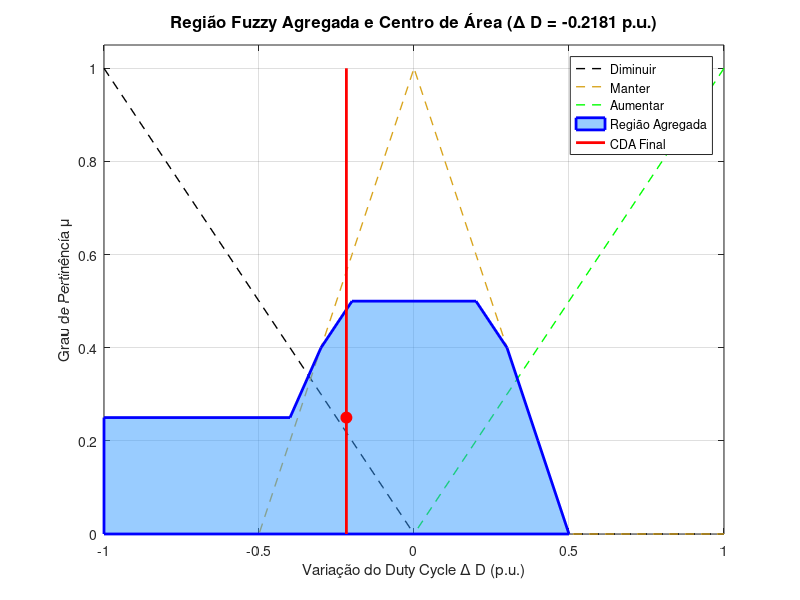

Reproduce this figure in MATLAB.
% =========================================================================
% Disciplina: Automação Inteligente - IFBA
% Aluno: Andrey Alcântara da S. Oliveira - Matricula: 202211130027
% Atividade Prática 3B: Controlador Fuzzy MPPT Nativo (Sem Toolboxes)
% Implementação Algébrica dos Operadores de Mamdani e Defuzzificação CDA
% =========================================================================
clear; clc; close all;

%% 1. Ponto de Operação para Teste (Crisp)
DeltaP_in = -1.0;  % Variação de Potência (p.u.)
DeltaV_in =  0.25; % Variação de Tensão (p.u.)

fprintf('====================================================\n');
fprintf('  CONTROLADOR FUZZY MPPT - EXECUÇÃO NATIVA MATLAB   \n');
fprintf('====================================================\n');
fprintf('Entrada DeltaP : %6.2f p.u.\n', DeltaP_in);
fprintf('Entrada DeltaV : %6.2f p.u.\n', DeltaV_in);

%% 2. Fase 1: Fuzzificação das Entradas
% Definição analítica das funções de pertinência de entrada
% Universo [-1.0; 1.0] p.u.

% Entrada 1: DeltaP
mu_DP_Neg = max(0, min(1, -DeltaP_in));
mu_DP_Zero = max(0, min((DeltaP_in + 0.5)/0.5, (0.5 - DeltaP_in)/0.5));
mu_DP_Pos = max(0, min(1, DeltaP_in));

% Entrada 2: DeltaV
mu_DV_Neg = max(0, min(1, -DeltaV_in));
mu_DV_Zero = max(0, min((DeltaV_in + 0.5)/0.5, (0.5 - DeltaV_in)/0.5));
mu_DV_Pos = max(0, min(1, DeltaV_in));

fprintf('\n[FASE 1: FUZZIFICAÇÃO]\n');
fprintf('mu_Negativa(DeltaP) = %.2f | mu_Zero(DeltaP) = %.2f | mu_Positiva(DeltaP) = %.2f\n', ...
    mu_DP_Neg, mu_DP_Zero, mu_DP_Pos);
fprintf('mu_Negativa(DeltaV) = %.2f | mu_Zero(DeltaV) = %.2f | mu_Positiva(DeltaV) = %.2f\n', ...
    mu_DV_Neg, mu_DV_Zero, mu_DV_Pos);

%% 3. Fase 2 e 3: Força das Regras e Implicação de Mamdani
% Universo de discurso discretizado da saída DeltaD (passo 0.1 p.u.)
DeltaD_grid = -1.0:0.1:1.0;
N_pts = length(DeltaD_grid);

% Funções de pertinência da saída DeltaD
mu_DD_Dim = max(0, min(1, -DeltaD_grid));
mu_DD_Man = max(0, min((DeltaD_grid + 0.5)/0.5, (0.5 - DeltaD_grid)/0.5));
mu_DD_Aum = max(0, min(1, DeltaD_grid));

% Base de 9 Regras da Tabela de Perturbe e Observe:
% w_k = min(mu_In1, mu_In2)
w = zeros(3, 3);
w(1,1) = min(mu_DP_Neg, mu_DV_Neg);  % R1: Neg e Neg -> Aumentar
w(1,2) = min(mu_DP_Neg, mu_DV_Zero); % R2: Neg e Zero -> Manter
w(1,3) = min(mu_DP_Neg, mu_DV_Pos);  % R3: Neg e Pos  -> Diminuir

w(2,1) = min(mu_DP_Zero, mu_DV_Neg); % R4: Zero e Neg -> Diminuir
w(2,2) = min(mu_DP_Zero, mu_DV_Zero);% R5: Zero e Zero -> Manter
w(2,3) = min(mu_DP_Zero, mu_DV_Pos); % R6: Zero e Pos  -> Aumentar

w(3,1) = min(mu_DP_Pos, mu_DV_Neg);  % R7: Pos e Neg  -> Aumentar
w(3,2) = min(mu_DP_Pos, mu_DV_Zero); % R8: Pos e Zero -> Manter
w(3,3) = min(mu_DP_Pos, mu_DV_Pos);  % R9: Pos e Pos  -> Diminuir

% Ativação agregada para cada termo da saída:
w_Diminuir = max([w(1,3), w(2,1), w(3,3)]);
w_Manter   = max([w(1,2), w(2,2), w(3,2)]);
w_Aumentar = max([w(1,1), w(2,3), w(3,1)]);

fprintf('\n[FASE 2 E 3: IMPLICAÇÃO DE MAMDANI]\n');
fprintf('Força ativada para "Diminuir" : %.2f\n', w_Diminuir);
fprintf('Força ativada para "Manter"   : %.2f\n', w_Manter);
fprintf('Força ativada para "Aumentar" : %.2f\n', w_Aumentar);

%% 4. Fase 4: Agregação (Operador Máximo)
% Truncamento de cada conjunto consequente pelo respectivo grau de ativação
mu_C_Dim = min(w_Diminuir, mu_DD_Dim);
mu_C_Man = min(w_Manter,   mu_DD_Man);
mu_C_Aum = min(w_Aumentar, mu_DD_Aum);

% Agregação pela união (Máximo)
mu_agg = max(mu_C_Dim, max(mu_C_Man, mu_C_Aum));

%% 5. Fase 5: Defuzzificação por Centro de Área (CDA)
soma_numerador   = sum(mu_agg .* DeltaD_grid);
soma_denominador = sum(mu_agg);

DeltaD_crisp = soma_numerador / soma_denominador;

fprintf('\n[FASE 4 E 5: AGREGAÇÃO E DEFUZZIFICAÇÃO]\n');
fprintf('Somatório do Numerador   (Momento Estático) : %8.4f p.u.\n', soma_numerador);
fprintf('Somatório do Denominador (Área Total)        : %8.4f\n', soma_denominador);
fprintf('Saída Crisp Defuzzificada (DeltaD)          : %8.4f p.u.\n', DeltaD_crisp);
fprintf('====================================================\n');

%% 6. Geração do Gráfico Exigido (Região Agregada e CDA)
figure('Color', [1 1 1], 'Position', [150 150 800 450]);

plot(DeltaD_grid, mu_DD_Dim, 'k--', 'LineWidth', 1); hold on;
plot(DeltaD_grid, mu_DD_Man, 'Color', [0.85 0.65 0.13], 'LineStyle', '--', 'LineWidth', 1);
plot(DeltaD_grid, mu_DD_Aum, 'g--', 'LineWidth', 1);

% Preenchimento da área agregada
area(DeltaD_grid, mu_agg, 'FaceColor', [0.2 0.6 1.0], 'FaceAlpha', 0.5, 'EdgeColor', 'b', 'LineWidth', 2);

% Linha vertical e ponto demarcando o Centro de Área (CDA)
plot([DeltaD_crisp DeltaD_crisp], [0 1], 'r-', 'LineWidth', 2);
plot(DeltaD_crisp, 0.25, 'ro', 'MarkerSize', 8, 'MarkerFaceColor', 'r');

grid on;
title(sprintf('Região Fuzzy Agregada e Centro de Área (\\Delta D = %.4f p.u.)', DeltaD_crisp), 'FontSize', 12);
xlabel('Variação do Duty Cycle \Delta D (p.u.)');
ylabel('Grau de Pertinência \mu');
legend('Diminuir', 'Manter', 'Aumentar', 'Região Agregada', 'CDA Final', 'Location', 'NorthEast');
xlim([-1.0 1.0]); ylim([0 1.05]);
